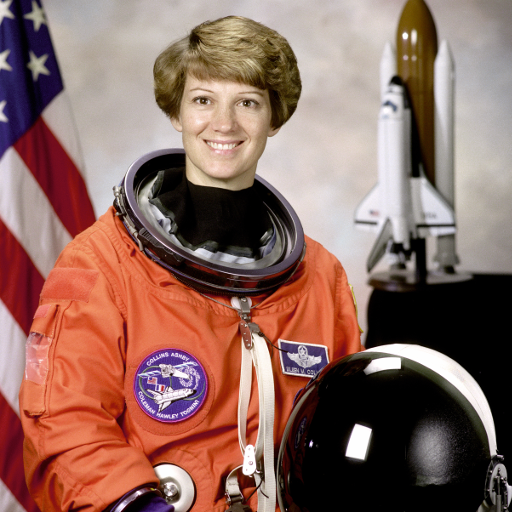
#> input picture skimage.data.astronaut(), 512 x 512 px
$ jupyter execute --allow-errors week8.ipynb
#> lines starting #> are read from the running program, lines starting #| are printed output that depends on the picture
[cell 1]
import cv2
import numpy as np
import matplotlib.pyplot as plt
import matplotlib.lines as mlines
import os
from google.colab.patches import cv2_imshow
os.chdir('/content/drive/MyDrive/computer_vision_class/week8/')

#try it by code ;)

[cell 2]
# [65 lines left out: function line_detection_non_vectorized, not called in this run]

[cell 3]
image = cv2.imread(f"Sample1.PNG")
#> (the rest of this cell did not finish here and is left out)

#using opencv

**Standard and Probabilistic Hough Line Transform**

OpenCV implements **two kind **of Hough Line Transforms:

**a. The Standard Hough Transform**

It consists in pretty much what we just explained in the previous section. It gives you as result a vector of couples (θ,rθ)
In OpenCV it is implemented with the function HoughLines()

**b. The Probabilistic Hough Line Transform**

A more efficient implementation of the Hough Line Transform. It gives as output the extremes of the detected lines (x0,y0,x1,y1)
In OpenCV it is implemented with the function HoughLinesP()

Everything explained above is encapsulated in the OpenCV function, cv2.HoughLines(). It simply returns an array of (rho, theta) values. rho is measured in pixels and theta is measured in radians. First parameter, Input image should be a binary image, so apply threshold or use canny edge detection before finding applying hough transform. Second and third parameters are rho and theta accuracies respectively. Fourth argument is the threshold, which means minimum vote it should get for it to be considered as a line. Remember, number of votes depend upon number of points on the line. So it represents the minimum length of line that should be detected.

try the following code on your own system

[cell 4]
import cv2
import numpy as np
import sys

# [21 lines left out: function onTrackbarChange, not called in this run]


# Read image
img = cv2.imread('line-detection.jpg')

# Create a copy for later usage
dst = np.copy(img)

# Convert image to gray
#> (the rest of this cell did not finish here and is left out)

#active contour

**Active contours** by fitting snakes to features of images. Supports single and multichannel 2D images. Snakes can be periodic (for segmentation) or have fixed and/or free ends. The output snake has the same length as the input boundary. As the number of points is constant, make sure that the initial snake has enough points to capture the details of the final contour.

**parameters**:

**image**
(N, M) or (N, M, 3) ndarray
Input image.

**snake**
(N, 2) ndarray
Initial snake coordinates. For periodic boundary conditions, endpoints must not be duplicated.

**alpha**
float, optional
Snake length shape parameter. Higher values makes snake contract faster.

**beta**
float, optional
Snake smoothness shape parameter. Higher values makes snake smoother.

**w_line**
float, optional
Controls attraction to brightness. Use negative values to attract toward dark regions.

**w_edge**
float, optional
Controls attraction to edges. Use negative values to repel snake from edges.

**gamma**
float, optional
Explicit time stepping parameter.

**max_px_move**
float, optional
Maximum pixel distance to move per iteration.

**max_num_iter**
int, optional
Maximum iterations to optimize snake shape.

**convergence**
float, optional
Convergence criteria.

**boundary_condition**
string, optional
Boundary conditions for the contour. Can be one of ‘periodic’, ‘free’, ‘fixed’, ‘free-fixed’, or ‘fixed-free’. ‘periodic’ attaches the two ends of the snake, ‘fixed’ holds the end-points in place, and ‘free’ allows free movement of the ends. ‘fixed’ and ‘free’ can be combined by parsing ‘fixed-free’, ‘free-fixed’. Parsing ‘fixed-fixed’ or ‘free-free’ yields same behaviour as ‘fixed’ and ‘free’, respectively.
**Returns**:

**snake**
(N, 2) ndarray
Optimised snake, same shape as input parameter.

[cell 5]
from skimage import data
import numpy as np
import matplotlib.pyplot as plt
import numpy as np
import matplotlib.pyplot as plt
import skimage.data as data
import skimage.segmentation as seg
import skimage.filters as filters
import skimage.draw as draw
import skimage.color as color

A simple function to view the images

[cell 6]
def image_show(image, nrows=1, ncols=1, cmap='gray'):
    fig, ax = plt.subplots(nrows=nrows, ncols=ncols, figsize=(7,7))
    ax.imshow(image, cmap='gray')
    ax.axis('off')
    return fig, ax

Thresholding is a very basic segmentation process and will not work properly in a high-contrast image for which we will be needing more advanced tools.
For this section, we will use an example image which is freely available and attempt to segment the head portion using supervised segmentation techniques.## Supervised segmentation

For this section, we will use an example image of a girl, which is freely available and attempt to segment the head portion using supervised segmentation techniques.

[cell 7]
image = data.astronaut()
#> image is the input picture: shape (512, 512, 3); mean R, G, B 141.6, 105.8, 96.5
plt.imshow(image)
image_gray = color.rgb2gray(image)
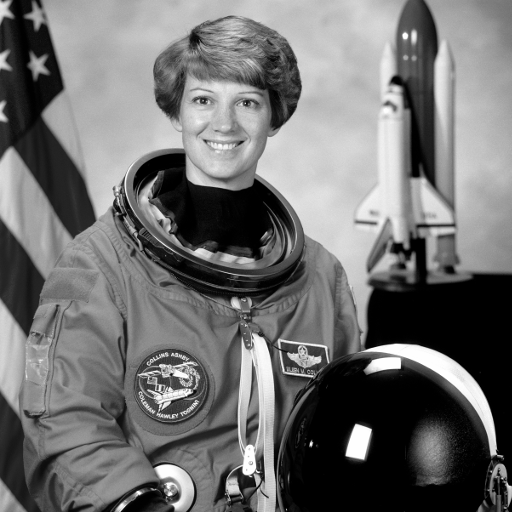
#> image_gray: shape (512, 512) float64; min 0, max 1, mean 0.442
image_show(image_gray)

[cell 8]
s= np.linspace(0, 2*np.pi , 400)
r= 100+100*np.sin(s)
c= 220+100*np.cos(s)
init = np.array([r,c]).T

#> (a cell that did not finish here is left out)

[cell 10]
image= data.text()
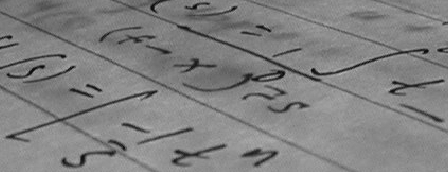
#> input picture skimage.data.text(), 448 x 172 px
#> image is the input picture: shape (172, 448); min 10, max 197, mean 129.3
image_show(image)
r= np.linspace(136, 50 , 100)
c= np.linspace(5, 424 , 100)


init = np.array([r,c]).T

#> (the rest of this cell did not finish here and is left out)
